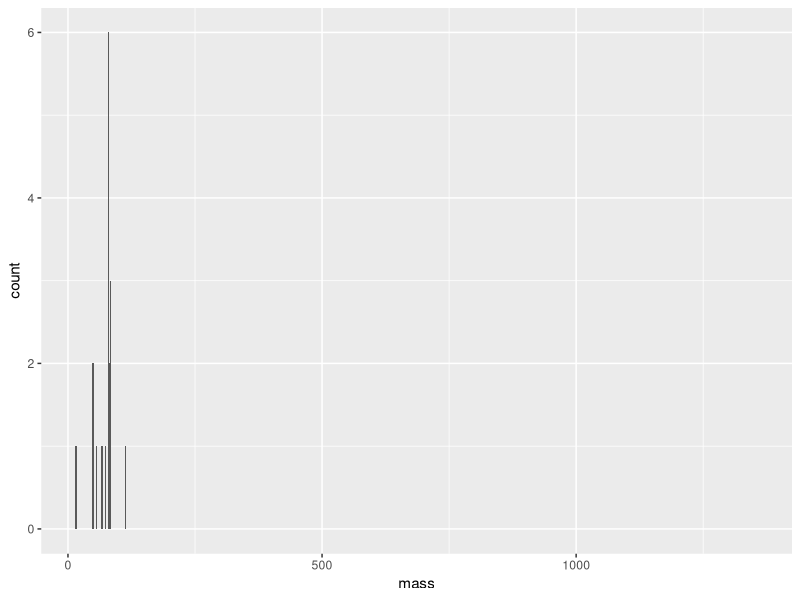
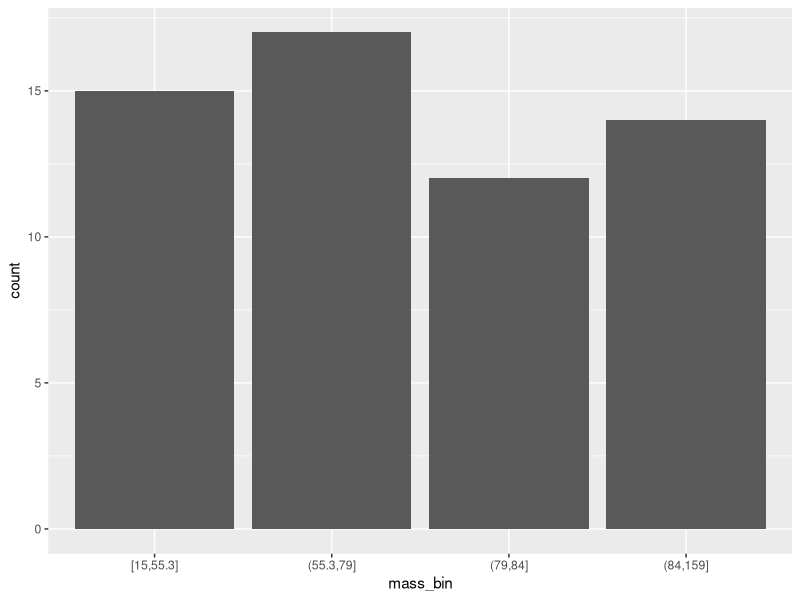
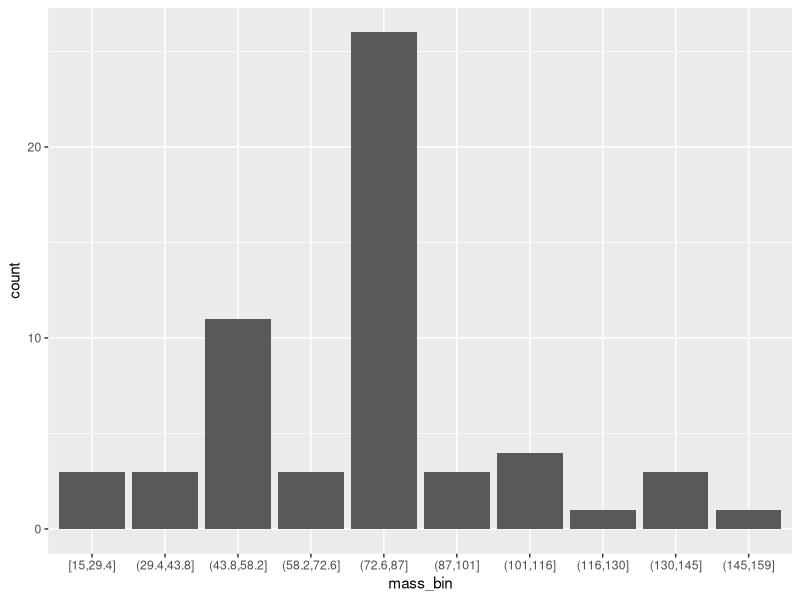
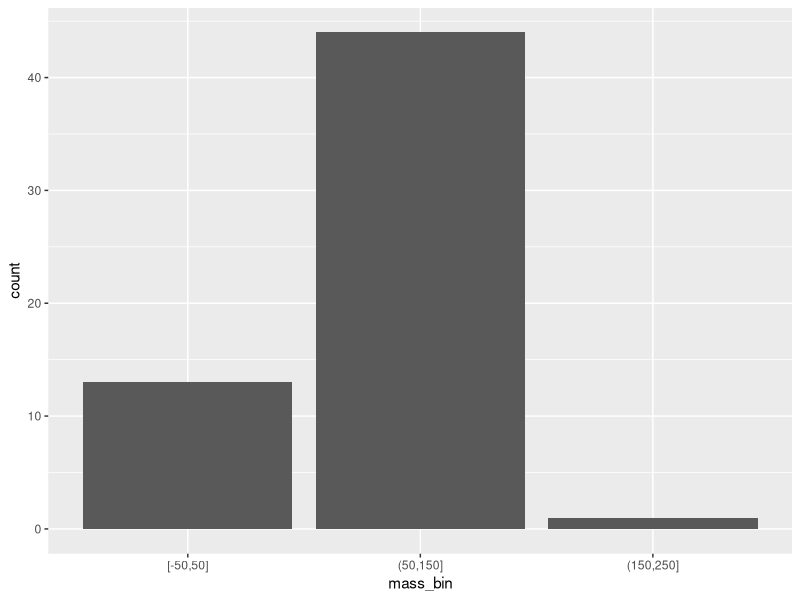
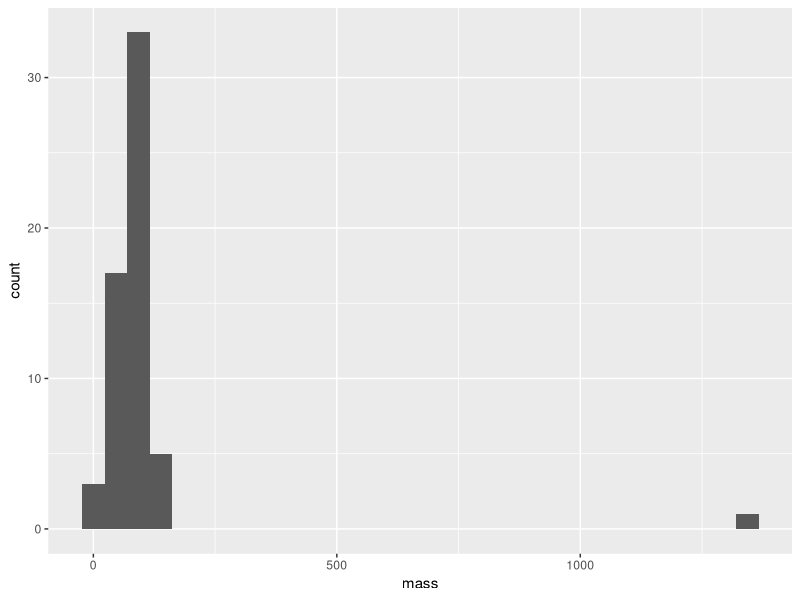
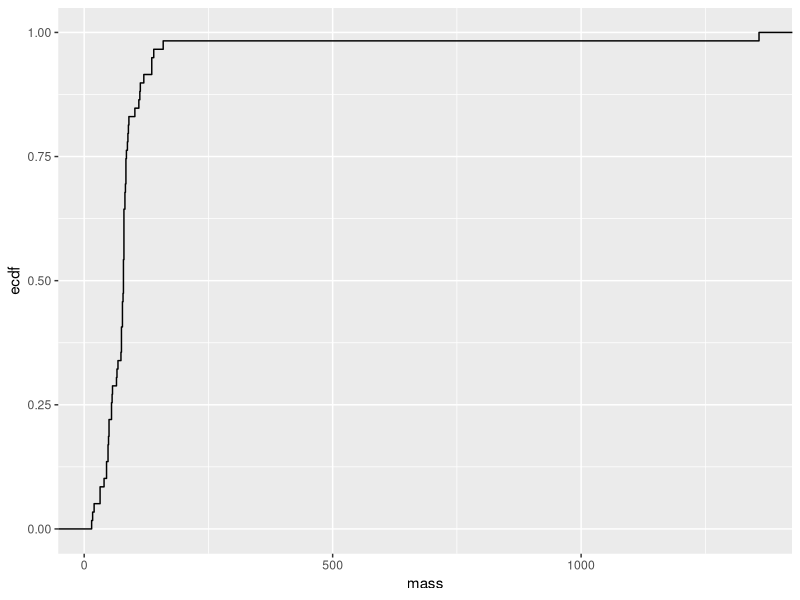
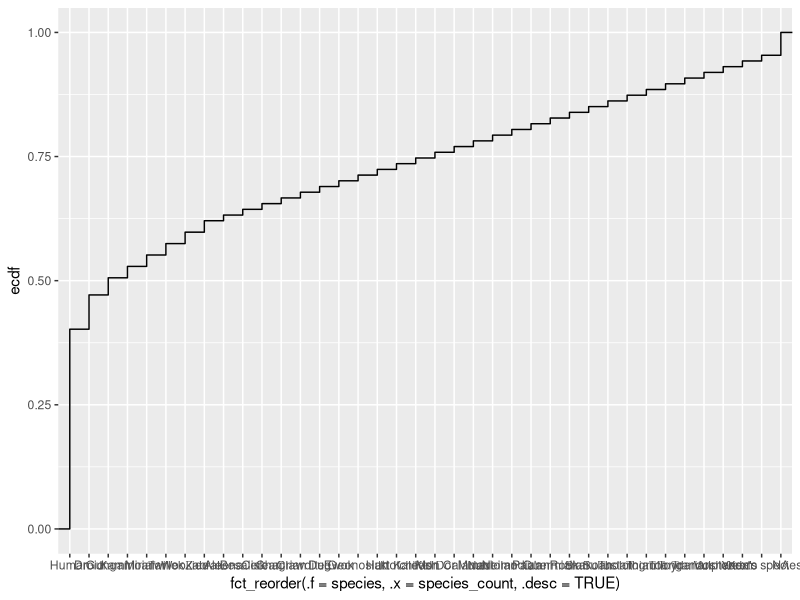
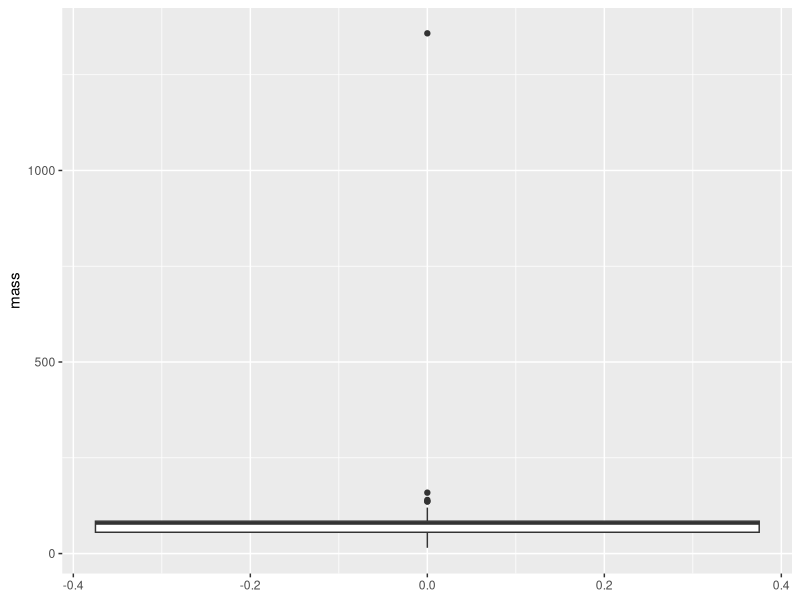

These charts were generated, in order, by the following R code:
library(tidyverse)
library(ggridges)
library(skimr)

options(scipen=999)

# https://cran.r-project.org/web/packages/ggridges/vignettes/introduction.html
# https://ggplot2.tidyverse.org/reference/geom_rug.html
# https://blog.rstudio.com/2016/08/31/forcats-0-1-0/
# https://ggplot2.tidyverse.org/reference/cut_interval.html


# barplot
starwars %>% ggplot(data = ., aes(x = mass)) + geom_bar()
starwars %>% filter(mass < 1000) %>% 
        mutate(mass_bin = cut_number(x = mass, n = 4)) %>% ggplot(data = ., aes(x = mass_bin)) + geom_bar()
starwars %>% filter(mass < 1000) %>% 
        mutate(mass_bin = cut_interval(x = mass, n = 10)) %>% ggplot(data = ., aes(x = mass_bin)) + geom_bar()
starwars %>% filter(mass < 1000) %>% 
        mutate(mass_bin = cut_width(x = mass, width = 100)) %>% ggplot(data = ., aes(x = mass_bin)) + geom_bar()


###################


# histogram
starwars %>% ggplot(data = ., aes(x = mass)) + geom_histogram()


###########################


# empirical cumulative density function

# numeric variable
starwars %>% ggplot(data = ., aes(x = mass)) + stat_ecdf()

# categorical variable
starwars %>% group_by(species) %>% mutate(species_count = n_distinct(row_number())) %>% ungroup() %>% 
        ggplot(data = ., aes(x = fct_reorder(.f = species, .x = species_count, .desc = TRUE))) + 
        stat_ecdf(aes(group = 1))


##########################


# summarizing quantiles
starwars %>% select(mass) %>% skim()
starwars %>% summarize(quantiles = list(enframe(quantile(x = mass, probs = c(0, .25, .5, .75, 1), na.rm = TRUE)))) %>%
        unnest()


##########################


# boxplot
map(.x = starwars, .f = ~ sum(is.na(.x)))
starwars %>% ggplot(data = ., aes(y = mass)) + geom_boxplot()
starwars %>% filter(mass < 1000) %>% ggplot(data = ., aes(y = mass)) + geom_boxplot()
starwars %>% filter(mass < 1000) %>% ggplot(data = ., aes(y = mass, x = gender)) + geom_boxplot()
starwars %>% filter(mass < 1000) %>% 
        # note that NA value for gender is placed last using fct_reorder, so change level to be "gender_na" so it reorders correctly
        mutate(gender = ifelse(is.na(gender), "gender_na", gender), gender = factor(gender)) %>% 
        ggplot(data = ., aes(y = mass, x = fct_reorder(.f = gender, .x = mass, .fun = median))) +
        # ggplot(data = ., aes(y = mass, x = fct_reorder(.f = gender, .x = mass, .fun = max))) +
        geom_boxplot()


#####################


# density plot, with single facet
starwars %>% ggplot(data = ., aes(x = mass)) + geom_density()
starwars %>% ggplot(data = ., aes(x = mass)) + geom_density() + geom_rug()

# density plot with multiple facets 
starwars %>% filter(mass < 1000) %>% ggplot(data = ., aes(x = mass)) + geom_density() + facet_wrap(vars(gender))
# (ggridges only works when y argument is provided, won't work if only x argument is provided)
# starwars %>% filter(mass < 1000) %>% ggplot(data = ., aes(x = mass)) + geom_density_ridges() 
starwars %>% filter(mass < 1000) %>% ggplot(data = ., aes(x = mass, y = gender)) + geom_density_ridges() 
starwars %>% filter(mass < 1000) %>% ggplot(data = ., aes(x = mass, y = gender)) + 
        geom_density_ridges(jittered_points = TRUE, position = position_raincloud()) 
starwars %>% filter(mass < 1000) %>% ggplot(data = ., aes(x = mass, y = gender)) + 
        geom_density_ridges(jittered_points = TRUE, point_shape = "|", position = position_points_jitter(width = 0.05, height = 0)) 




